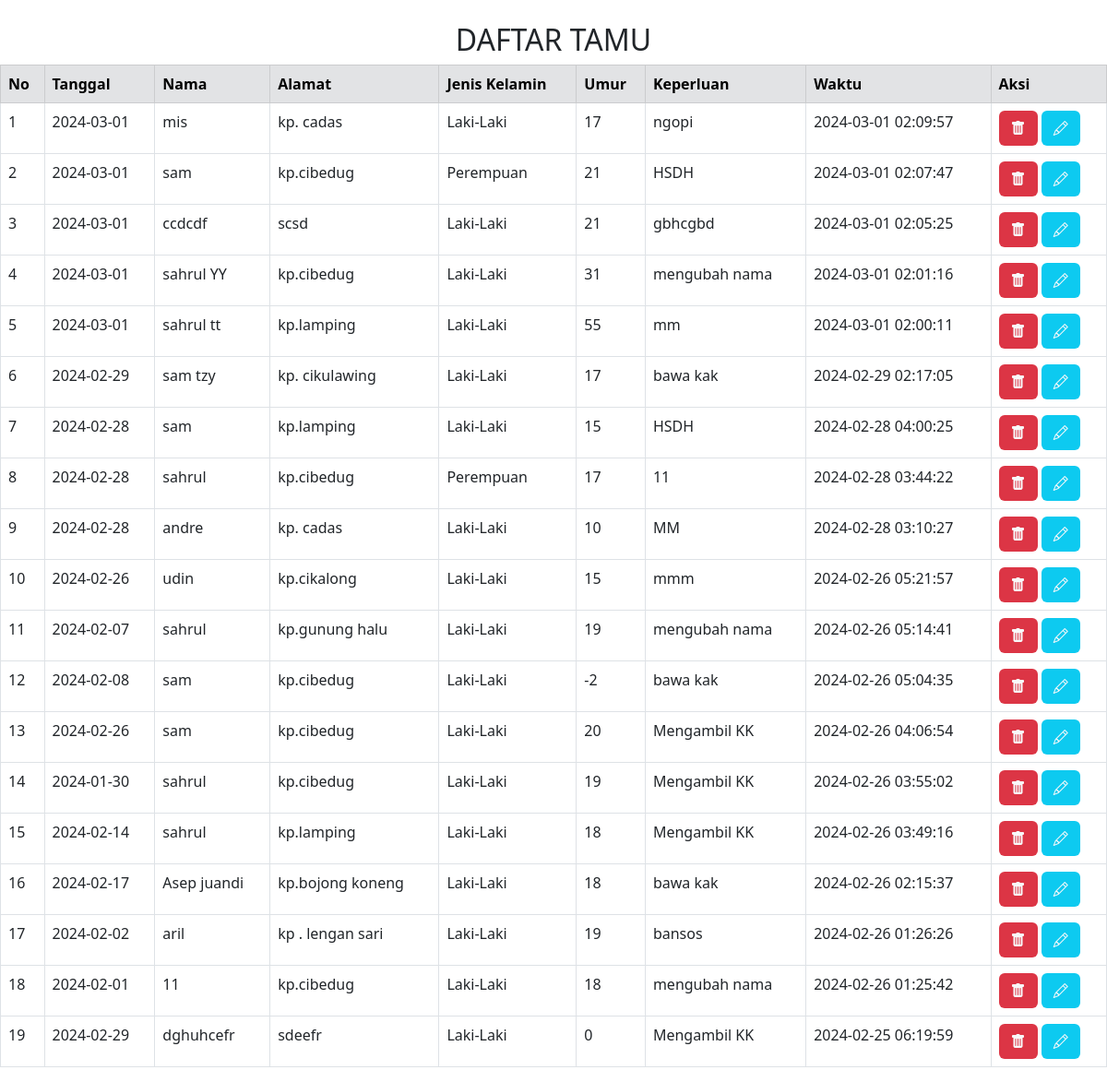
Screenshot of /tampil.php (signed in) with the database file from the repository.
### tables this page shows
CREATE TABLE `bukutamu_sahrul` (
  `no` int(11) NOT NULL,
  `tanggal` date NOT NULL,
  `nama` varchar(50) NOT NULL,
  `alamat` varchar(100) NOT NULL,
  `umur` int(50) NOT NULL,
  `keperluan` varchar(150) NOT NULL,
  `waktu` timestamp NOT NULL DEFAULT current_timestamp(),
  `jk` varchar(20) NOT NULL
);

### tampil.php (the view, shortened to what this page needs)
<?php
include "boot.php";
?>
<h2 class="text-center">DAFTAR TAMU</h2>
<table class="table table-bordered">
    <thead class="table-secondary ">
        <tr class="text-nowrap">
            <th>No</th>
            <th>Tanggal</th>
            <th>Nama</th>
            <th>Alamat</th>
            <th>Jenis Kelamin</th>
            <th>Umur</th>
            <th>Keperluan</th>
            <th>Waktu</th>
            <th>Aksi</th>
        </tr>
    </thead>
    <tbody>
        <?php
        include "koneksi.php";
        $tampil = $koneksi->query("SELECT * FROM bukutamu_sahrul");
        $data = array_reverse($tampil->fetch_all(MYSQLI_ASSOC));
        foreach ($data as $t) {
            @$no++;
        ?>
            <tr>
                <td><?php echo $no; ?></td>
                <td><?php echo $t['tanggal'] ?></td>
                <td><?php echo $t['nama'] ?></td>
                <td><?php echo $t['alamat'] ?></td>
                <td><?php echo $t['jk'] ?></td>
                <td><?php echo $t['umur'] ?></td>
                <td><?php echo $t['keperluan'] ?></td>
                <td><?php echo $t['waktu'] ?></td>
                <td class="text-nowrap">
                    <a href="hapus.php?id=<?php echo $t['no'] ?>" onclick="return confirm('YAKIN INGIN MENGHAPUS?')"><button class="btn bg-danger text-light"><i class="bi bi-trash-fill"></i></button></a>
                    <a href="update.php?id=<?php echo $t['no'] ?>" onclick="return confirm('YAKIN INGIN MENGEDIT?')"><button class="btn bg-info text-light"><i class="bi bi-pencil"></i></button></a>
                </td>
            </tr>
        <?php
        }
        ?>
    </tbody>
</table>

### rows the page displays
bukutamu_sahrul: tanggal "2024-03-01", nama "mis", alamat "kp. cadas", jk "Laki-Laki", umur "17", keperluan "ngopi", waktu "2024-03-01 02:09:57"
bukutamu_sahrul: tanggal "2024-03-01", nama "sam", alamat "kp.cibedug", jk "Perempuan", umur "21", keperluan "HSDH", waktu "2024-03-01 02:07:47"
bukutamu_sahrul: tanggal "2024-03-01", nama "ccdcdf", alamat "scsd", jk "Laki-Laki", umur "21", keperluan "gbhcgbd", waktu "2024-03-01 02:05:25"
bukutamu_sahrul: tanggal "2024-03-01", nama "sahrul YY", alamat "kp.cibedug", jk "Laki-Laki", umur "31", keperluan "mengubah nama", waktu "2024-03-01 02:01:16"
bukutamu_sahrul: tanggal "2024-03-01", nama "sahrul tt", alamat "kp.lamping", jk "Laki-Laki", umur "55", keperluan "mm", waktu "2024-03-01 02:00:11"
bukutamu_sahrul: tanggal "2024-02-29", nama "sam tzy", alamat "kp. cikulawing", jk "Laki-Laki", umur "17", keperluan "bawa kak", waktu "2024-02-29 02:17:05"
bukutamu_sahrul: tanggal "2024-02-28", nama "sam", alamat "kp.lamping", jk "Laki-Laki", umur "15", keperluan "HSDH", waktu "2024-02-28 04:00:25"
bukutamu_sahrul: tanggal "2024-02-28", nama "sahrul", alamat "kp.cibedug", jk "Perempuan", umur "17", keperluan "11", waktu "2024-02-28 03:44:22"
bukutamu_sahrul: tanggal "2024-02-28", nama "andre", alamat "kp. cadas", jk "Laki-Laki", umur "10", keperluan "MM", waktu "2024-02-28 03:10:27"
bukutamu_sahrul: tanggal "2024-02-26", nama "udin", alamat "kp.cikalong", jk "Laki-Laki", umur "15", keperluan "mmm", waktu "2024-02-26 05:21:57"
bukutamu_sahrul: tanggal "2024-02-07", nama "sahrul", alamat "kp.gunung halu", jk "Laki-Laki", umur "19", keperluan "mengubah nama", waktu "2024-02-26 05:14:41"
bukutamu_sahrul: tanggal "2024-02-08", nama "sam", alamat "kp.cibedug", jk "Laki-Laki", umur "-2", keperluan "bawa kak", waktu "2024-02-26 05:04:35"
bukutamu_sahrul: tanggal "2024-02-26", nama "sam", alamat "kp.cibedug", jk "Laki-Laki", umur "20", keperluan "Mengambil KK", waktu "2024-02-26 04:06:54"
bukutamu_sahrul: tanggal "2024-01-30", nama "sahrul", alamat "kp.cibedug", jk "Laki-Laki", umur "19", keperluan "Mengambil KK", waktu "2024-02-26 03:55:02"
bukutamu_sahrul: tanggal "2024-02-14", nama "sahrul", alamat "kp.lamping", jk "Laki-Laki", umur "18", keperluan "Mengambil KK", waktu "2024-02-26 03:49:16"
bukutamu_sahrul: tanggal "2024-02-17", nama "Asep juandi", alamat "kp.bojong koneng", jk "Laki-Laki", umur "18", keperluan "bawa kak", waktu "2024-02-26 02:15:37"
bukutamu_sahrul: tanggal "2024-02-02", nama "aril", alamat "kp . lengan sari", jk "Laki-Laki", umur "19", keperluan "bansos", waktu "2024-02-26 01:26:26"
bukutamu_sahrul: tanggal "2024-02-01", nama "11", alamat "kp.cibedug", jk "Laki-Laki", umur "18", keperluan "mengubah nama", waktu "2024-02-26 01:25:42"
bukutamu_sahrul: tanggal "2024-02-29", nama "dghuhcefr", alamat "sdeefr", jk "Laki-Laki", umur "0", keperluan "Mengambil KK", waktu "2024-02-25 06:19:59"
